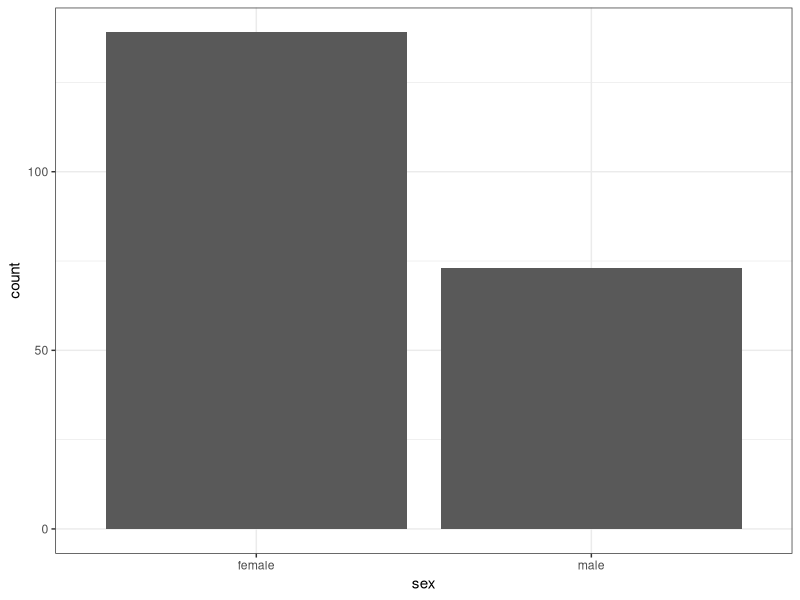
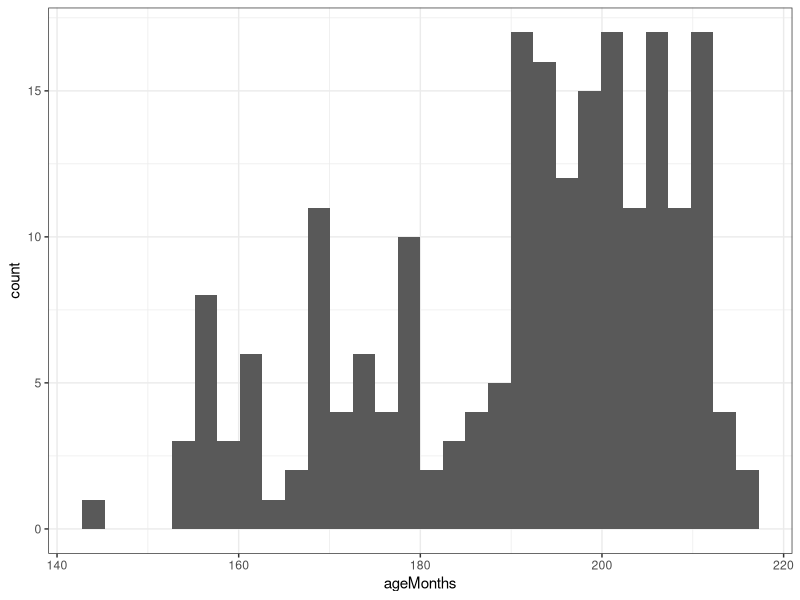
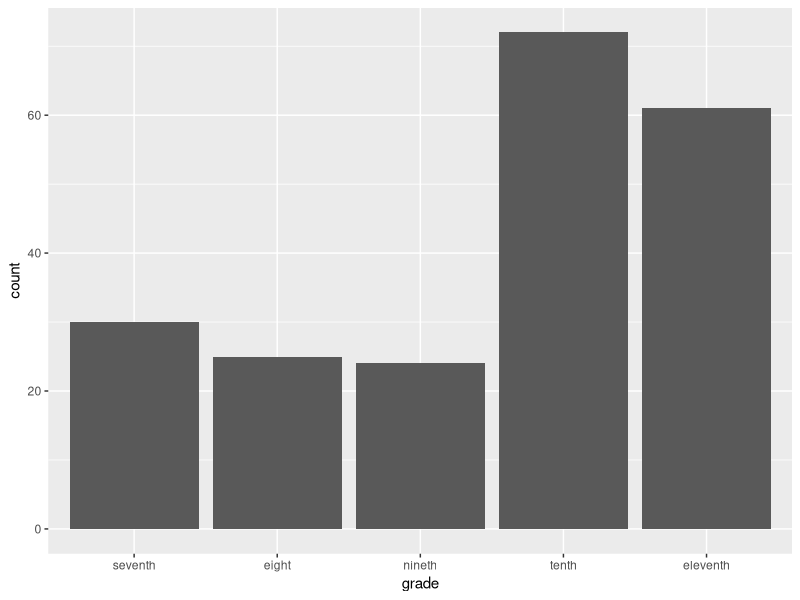
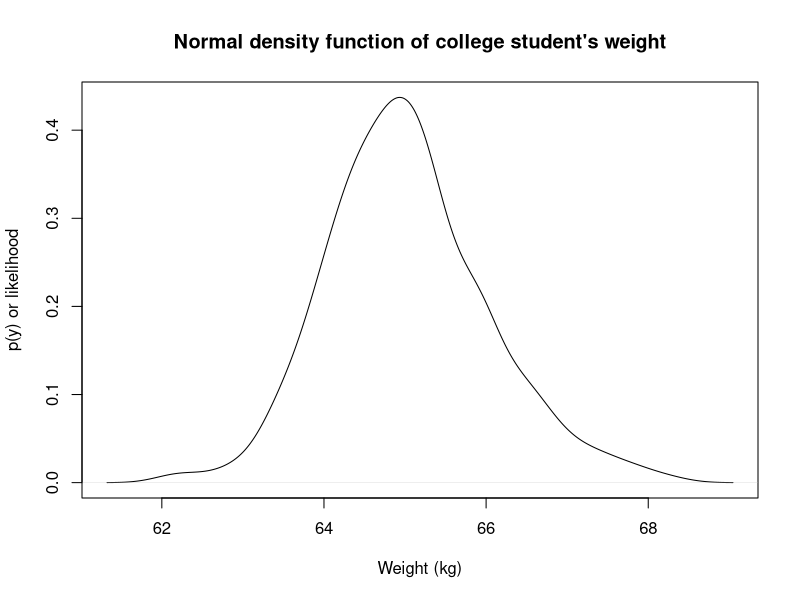
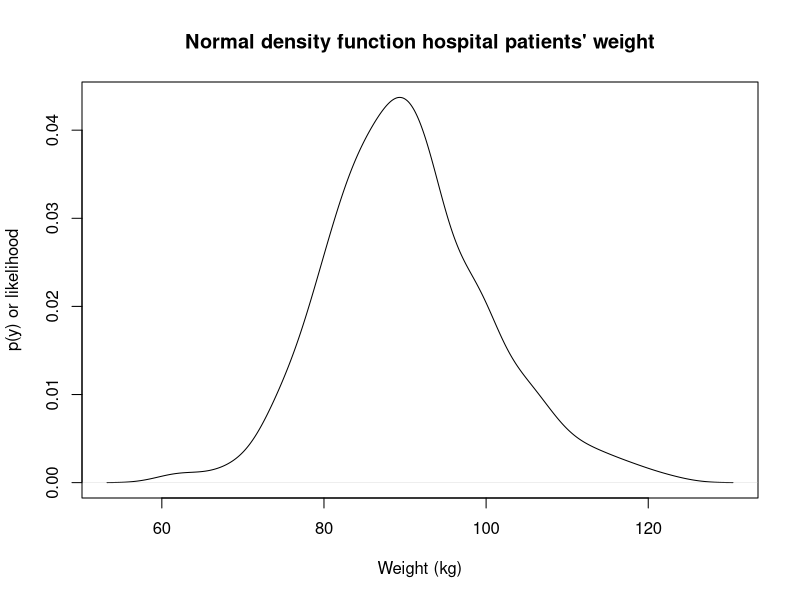
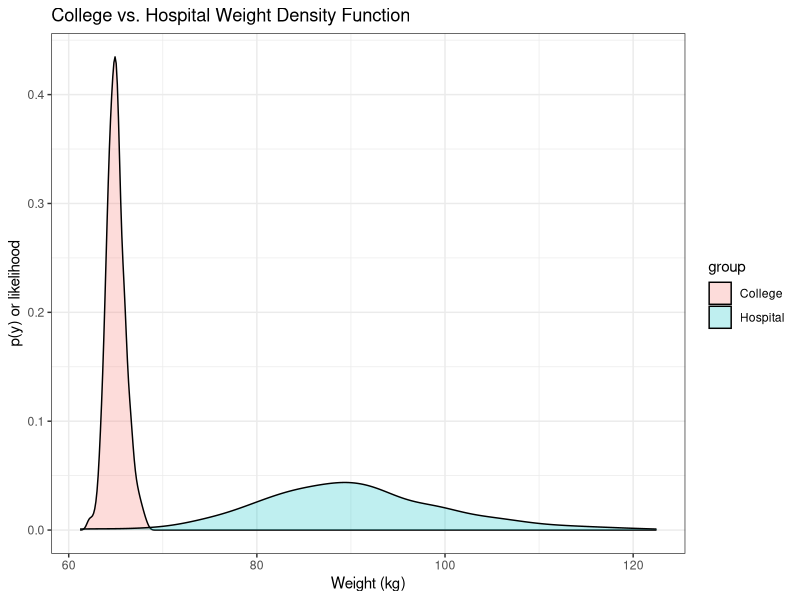

These figures' R source, in order:
## ---- chunk 1

library(ggplot2)  ### <- this is a package in R to create pretty plots.
## setwd() is a function to set my working directory (folder where the data is located)
setwd("~/MEGA/stanStateDocuments/PSYC3000/lecture4")
rumination <- read.csv("ruminationComplete.csv") 
rumination$sex <- factor(rumination$sex, labels = c("female", "male"))
ggplot(data = rumination, aes(x = sex)) + 
  geom_bar()+ theme_bw()



## ---- chunk 2

ggplot(data = rumination, aes(x = ageMonths)) + 
  geom_histogram() + theme_bw()


## ---- chunk 3
rumination$grade <- factor(rumination$grade, 
                           labels = c("seventh", 
                                      "eight", 
                                      "nineth", 
                                      "tenth", 
                                      "eleventh"))
ggplot(data = rumination, aes(x = grade)) + 
  geom_bar()

## ---- chunk 4

set.seed(1236)
tossCoin <- rbinom(100,1,0.50)
sum(tossCoin)/length(tossCoin)

## ---- chunk 5

set.seed(1236)
tossCoin <- rbinom(1006,1,0.50)
sum(tossCoin)/length(tossCoin)

## ---- chunk 6
set.seed(1236)
absences <- 8
N <- 300
dataGenerated <- rpois(N, absences)
cat("The mean is ", mean(dataGenerated))
## ---- chunk 7

### Random starting number
set.seed(359)
### Mean or average in Kg 
Mean <- 65
## Standard Deviation
SD <- 1
## Number of observations
N <-  300
### Generated values from the normal distribution
data_1 <-  rnorm(n = N, mean = Mean, sd = SD )
data_1
## ---- chunk 8

plot(density(data_1), 
     xlab = "Weight (kg)", 
     ylab = "p(y) or likelihood", 
main = "Normal density function of college student's weight" 
)


## ---- chunk 9
### Random starting number
set.seed(359)
### Mean or average in Kg 
Mean <- 90
## Standard Deviation
SD <- 10
## Number of observations
N <-  300
### Generated values from the normal distribution
data_2 <-  rnorm(n = N, mean = Mean, sd = SD )
data_2
## ---- chunk 10

plot(density(data_2), 
     xlab = "Weight (kg)", 
     ylab = "p(y) or likelihood", 
main = "Normal density function hospital patients' weight" 
)
## ---- chunk 11
library(ggplot2) ### <- this is a package in R to create pretty plots.

dataMerged <- data.frame(
  group =c(rep("College", 300),
           rep("Hospital", 300)),
  weight = c(data_1, data_2))

ggplot(dataMerged , aes(x=weight, fill=group)) +
  geom_density(alpha=.25) + 
  theme_bw()+
  labs(title = "College vs. Hospital Weight Density Function") + 
  xlab("Weight (kg)") + 
  ylab("p(y) or likelihood")
